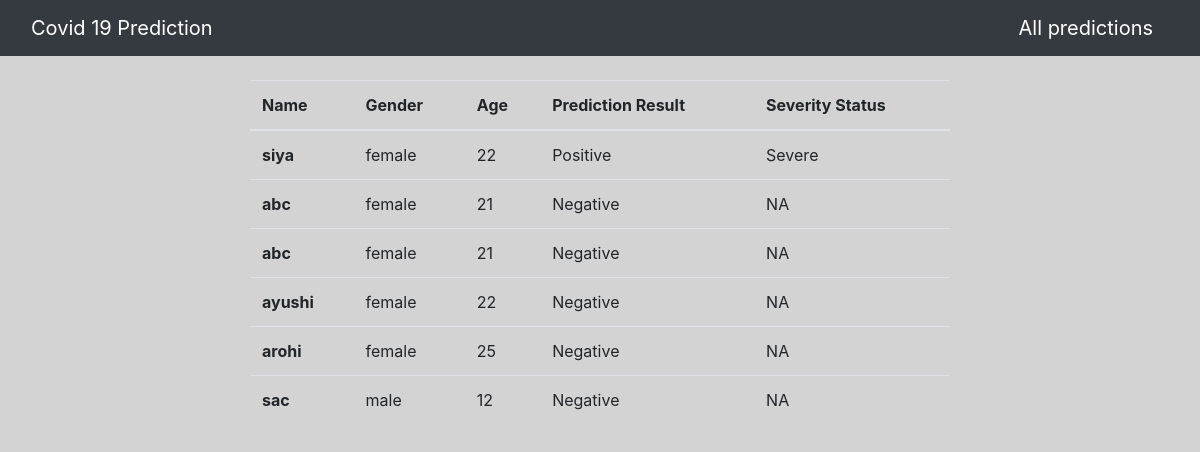
/predictions, run on the app's committed database.
### firstpage/models.py (models this page shows)
class Detail(models.Model):
    name = models.CharField(max_length=30, null=True)
    email = models.EmailField(max_length=30, null=True)
    phone = models.CharField(max_length=10, null=True)
    city = models.CharField(max_length=30, null=True)
    landmark = models.CharField(max_length=30, null=True)
    gender = models.CharField(max_length=30,null=True)
    Age = models.PositiveIntegerField(null=True)
    fever =  models.PositiveIntegerField(choices=DECISION, null=True)
    cough =  models.PositiveIntegerField(choices=DECISION, null=True)
    runny_nose =  models.PositiveIntegerField(choices=DECISION, null=True)
    muscle_soreness =  models.PositiveIntegerField(choices=DECISION, null=True)
    pneumonia =  models.PositiveIntegerField(choices=DECISION, null=True)
    diarrhea =  models.PositiveIntegerField(choices=DECISION, null=True)
    lung_infection =  models.PositiveIntegerField(choices=DECISION, null=True)
    travel_history =  models.PositiveIntegerField(choices=DECISION, null=True)
    isolation_treatment = models.PositiveIntegerField(choices=DECISION, null=True)
    prediction = models.CharField(max_length=30,null=True)
    SeverityIndex = models.CharField(max_length=30,null=True)

### firstpage/views.py (the view)
# urls.py: path("predictions",views.predictions,name='predictions'),
def predictions(request):
    predicted_status = Detail.objects.all()
    context = {
        'predicted_status' : predicted_status
    }
    return render(request,'predictions.html',context)

### template/predictions.html (shortened to what this page needs)
<!DOCTYPE html>
<html lang="en">
<head>
    <link rel="stylesheet" href="https://cdn.jsdelivr.net/npm/bootstrap@4.6.1/dist/css/bootstrap.min.css">
</head>
<body style="background-color:lightgrey;">
  <nav class="navbar nabbar-dark bg-dark">
    <div class="container-fluid">
      <a class="navbar-brand" href="{% url 'HomePage' %}"><font color="white">Covid 19 Prediction</font></a>
      <a class="navbar-brand" href="#"><font color="white">All predictions</font></a>
    </div>
  </nav>
  <div class="container">
    <div class="row mt-4">
     <div class="col-md-8 offset-md-2">
    <div class="container">
        <table class="table">
            <thead>
              <tr>
                <th scope="col">Name</th>
                <th scope="col">Gender</th>
                <th scope="col">Age</th>
                <th scope="col">Prediction Result</th>
                <th scope="col">Severity Status</th>
              </tr>
            </thead>
            <tbody>
                {% for Detail in predicted_status %}
              <tr>
                <th scope="row">{{Detail.name}}</th>
                <td>{{Detail.gender}}</td>
                <td>{{Detail.Age}}</td>
                <td>{{Detail.prediction}}</td>
                <td>{{Detail.SeverityIndex}}</td>
              </tr>
              {% endfor %}
            </tbody>
          </table>
   </div>
    <br>
    </div>
    </div>
    </div>
</body>
</html>

### data on the page
Detail: name "siya", gender "female", Age "22", prediction "Positive", SeverityIndex "Severe"
Detail: name "abc", gender "female", Age "21", prediction "Negative", SeverityIndex "NA"
Detail: name "abc", gender "female", Age "21", prediction "Negative", SeverityIndex "NA"
Detail: name "ayushi", gender "female", Age "22", prediction "Negative", SeverityIndex "NA"
Detail: name "arohi", gender "female", Age "25", prediction "Negative", SeverityIndex "NA"
Detail: name "sac", gender "male", Age "12", prediction "Negative", SeverityIndex "NA"
